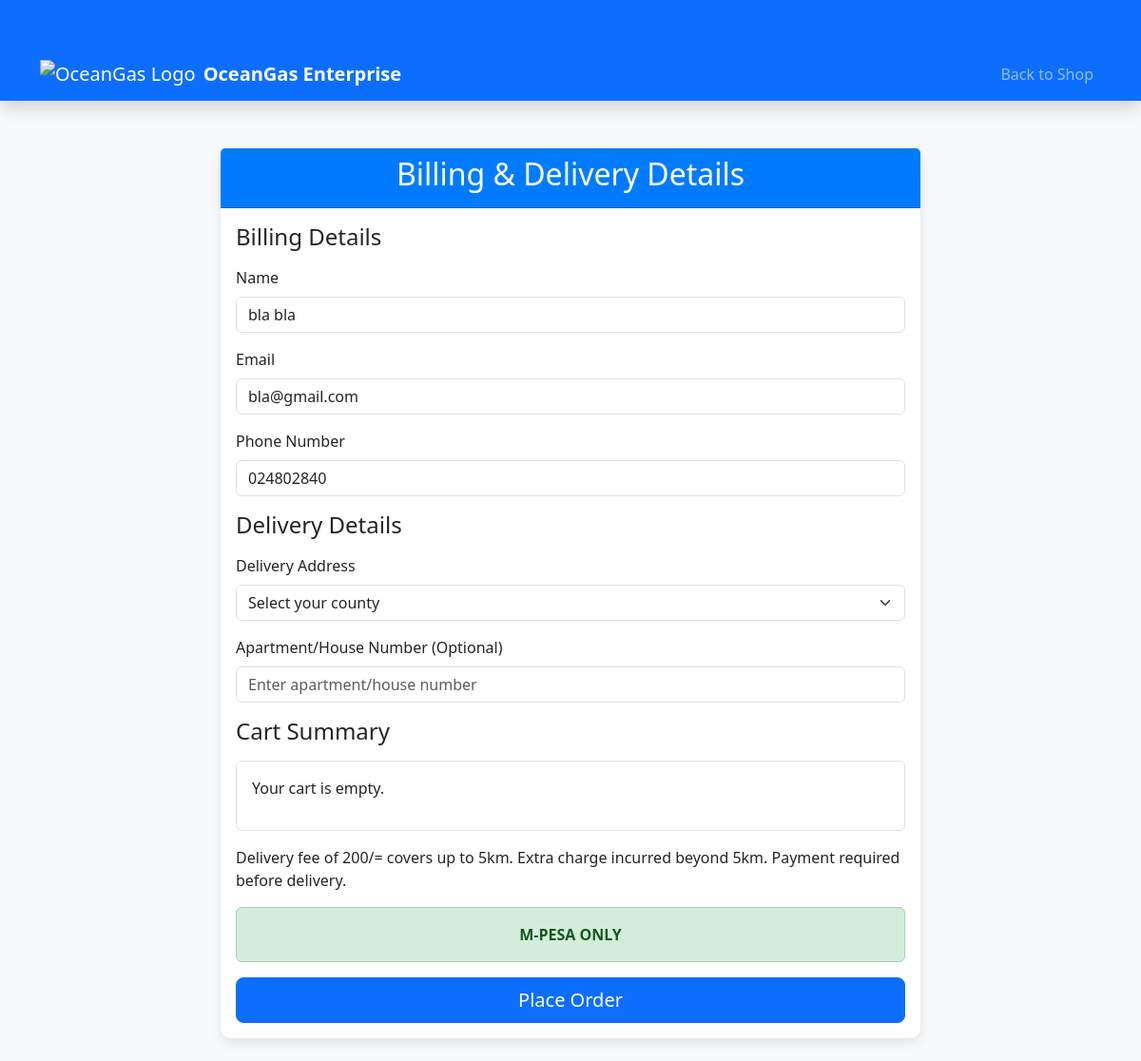
Page /checkout.php (signed in) on the committed database.
### tables this page shows
CREATE TABLE `customers` (
  `cust_id` int(11) NOT NULL,
  `F_name` varchar(50) NOT NULL,
  `L_name` varchar(50) NOT NULL,
  `Email` varchar(100) NOT NULL,
  `Phone_number` varchar(20) NOT NULL,
  `pass` varchar(255) NOT NULL,
  `created_at` timestamp NOT NULL DEFAULT current_timestamp(),
  `delivery_location` varchar(250) DEFAULT NULL,
  `apartment_number` varchar(250) DEFAULT NULL
);

### checkout.php (the view, shortened to what this page needs)
<?php
require_once 'includes/db.php';
$user_id = $_SESSION['user_id'];
$query = "SELECT F_name, L_name, Email, Phone_number FROM customers WHERE cust_id = ?";
$stmt = $conn->prepare($query);
$stmt->bind_param("i", $user_id);
$stmt->execute();
$stmt->bind_result($F_name, $L_name, $billing_email, $billing_phone);
$billing_name = $F_name . ' ' . $L_name;
?>
<!DOCTYPE html>
<html lang="en">
<head>
  <link href="https://cdn.jsdelivr.net/npm/tailwindcss@2.2.19/dist/tailwind.min.css" rel="stylesheet">
  <link href="https://cdn.jsdelivr.net/npm/bootstrap@5.3.0/dist/css/bootstrap.min.css" rel="stylesheet">
</head>
<body class="bg-light">
  <nav class="navbar navbar-expand-lg navbar-dark bg-primary shadow mb-4">
    <div class="container">
      <a class="navbar-brand d-flex align-items-center" href="shop.php">
        <img src="images/logo.png" alt="OceanGas Logo" height="50" class="me-2">
        <span class="fw-bold">OceanGas Enterprise</span>
      </a>
      <div class="collapse navbar-collapse" id="navbarNav">
        <ul class="navbar-nav ms-auto">
          <li class="nav-item">
            <a class="nav-link" href="shop.php">Back to Shop</a>
          </li>
        </ul>
      </div>
    </div>
  </nav>
  <div class="container">
    <div class="row justify-content-center">
      <div class="col-md-10 col-lg-8">
        <div class="card mb-4">
          <div class="card-header text-center">
            <h2>Billing &amp; Delivery Details</h2>
          </div>
          <div class="card-body">
            <form action="place_order.php" method="POST">
              <h4 class="mb-3">Billing Details</h4>
              <div class="mb-3">
                <label for="billing_name" class="form-label">Name</label>
                <input type="text" id="billing_name" name="billing_name" class="form-control"
                       value="<?php echo htmlspecialchars($billing_name); ?>" required>
              </div>
              <div class="mb-3">
                <label for="billing_email" class="form-label">Email</label>
                <input type="email" id="billing_email" name="billing_email" class="form-control"
                       value="<?php echo htmlspecialchars($billing_email); ?>" required>
              </div>
              <div class="mb-3">
                <label for="billing_phone" class="form-label">Phone Number</label>
                <input type="tel" id="billing_phone" name="billing_phone" class="form-control"
                       value="<?php echo htmlspecialchars($billing_phone); ?>" required>
              </div>
              <h4 class="mb-3">Delivery Details</h4>
              <div class="mb-3">
                <label for="delivery_address" class="form-label">Delivery Address</label>
                <select id="delivery_address" name="delivery_address" class="form-select" required>
                  <option value="">Select your county</option>
                </select>
              </div>
              <div class="mb-3">
                <label for="apartmentNumber" class="form-label">Apartment/House Number (Optional)</label>
                <input type="text" id="apartmentNumber" name="apartmentNumber" class="form-control" placeholder="Enter apartment/house number">
              </div>
              <h4 class="mb-3">Cart Summary</h4>
              <div id="cart-summary" class="border rounded p-3 mb-3"></div>
              <p class="mb-3">Delivery fee of 200/= covers up to 5km. Extra charge incurred beyond 5km. Payment required before delivery.</p>
              <div class="alert alert-success text-center" role="alert">M-PESA ONLY</div>
              <div class="d-grid">
                <button type="submit" class="btn btn-primary btn-lg">Place Order</button>
              </div>
            </form>
          </div>
        </div>
      </div>
    </div>
  </div>
</body>
</html>

### checkout.php (style rules this page uses)
body { background: #f8f9fa; font-family: 'Segoe UI', Tahoma, Geneva, Verdana, sans-serif; }
.container { margin-top: 50px; }
.card { border: none; border-radius: 10px; box-shadow: 0 4px 12px rgba(0,0,0,0.1); }
.card-header { background: #007bff; color: #fff; border-top-left-radius: 10px; border-top-right-radius: 10px; }
.alert-success { background-color: #d4edda; color: #155724; font-weight: bold; }

### rows in the picture
customers: billing_name "bla bla", billing_email "bla@gmail.com", billing_phone "024802840"
